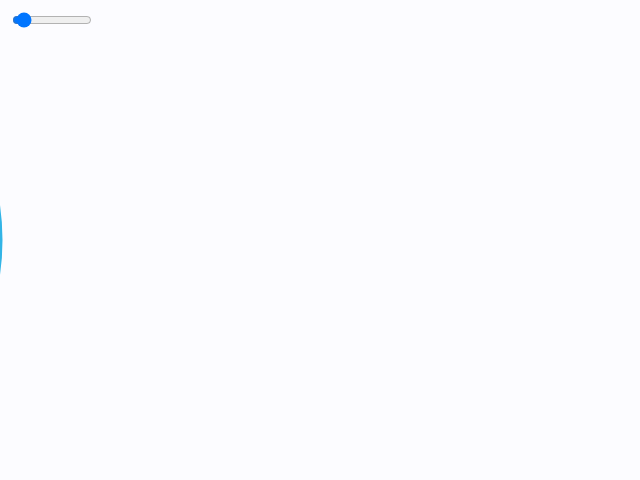
Frame 1 (no input)
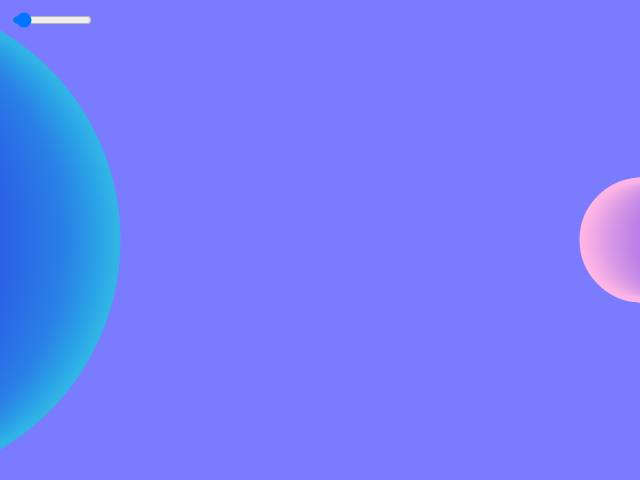
Frame 60 (no input)
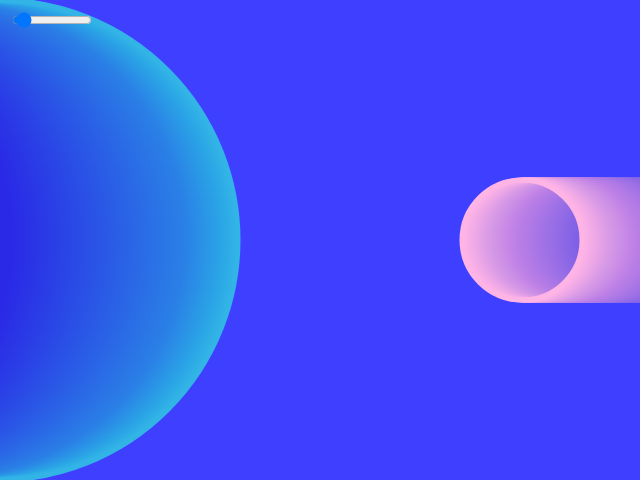
Frame 120 (the mouse pressed at the canvas centre since frame 60)

The p5.js sketch that drew these frames (run headless with seeded random() and noise() and a simulated clock; from frame 60 on, the mouse is pressed at the canvas centre):

// p5.js sketch
// ── sketch.js
let obj1;
let obj2;
let back_a = 3;
let slider;

function setup() {
  // createCanvas(windowWidth, windowHeight);
  createCanvas(640, 480);
  // color properties
  noFill();
  strokeWeight(5);
  stroke(50, 180, 230);

  // x position starts at 0 - circle's radius
  obj1 = {
    radius: height / 2,
    x: -height / 2,
    y: height / 2,
    speed: 2,
  };

  let r2 = height / 4;
  // x position starts at right-hand width - circle's radius
  obj2 = {
    radius: r2,
    x: width + r2,
    y: height / 2,
    speed: -2,
  };
  
  // createSlider(min, max, [value], [step])
  // createSlider(0, 300, back_a).input(back_a_func);

  slider = createSlider(0, 50, back_a);
  slider.position(10, 10);
  slider.style('width', '80px');

}

function back_a_func() {
  back_a = this.value();
}

function draw() {
  back_a = slider.value();
  // red, green, blue, alpha
  background(20, 0, 220, back_a);
  stroke(50, 180, 230);

  // LEFT TO RIGHT, BLUE
  // circle(x, y, diameter)
  circle(obj1.x, obj1.y, obj1.radius * 2);
  obj1.x += obj1.speed;

  // If x position (center of circle) is
  // greater than canvas width + circle's radius,
  // then reset the x position
  if (obj1.x > width + obj1.radius) {
    obj1.x = -obj1.radius;
  }

  stroke(255, 180, 230);

  // RIGHT TO LEFT, RED
  // circle(x, y, diameter)
  circle(obj2.x, obj2.y, obj2.radius);
  obj2.x += obj2.speed;

  // If x position (center of circle) is greater back 
  // at the starting + circle's radius, then reset x position
  if (obj2.x < 0 - obj2.radius) {
    obj2.x = width + obj2.radius;
  }
}

// https://editor.p5js.org/jht1493/sketches/5bl_flKUx
// wk3_ex5_red Martha - remix

// https://editor.p5js.org/marthajanicki/sketches/VyHA1VBwG
// wk3_ex5_red by Martha

// https://editor.p5js.org/enickles/sketches/QbRTbV1H_
// Exercise - ICM 21 Week 3 - Add another moving circle object that resets
